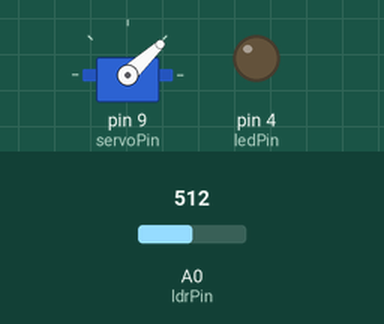
The sketch below on a simulated Arduino Uno, built with avr-gcc and run on an emulated ATmega328P. Shown: servo, output pins drawn as LEDs (lit = HIGH). Inputs (shaded band) come from the test bench; at power-on: A0 (ldrPin) = 512.

Above: at 0.1 s.
At 0.75 s:
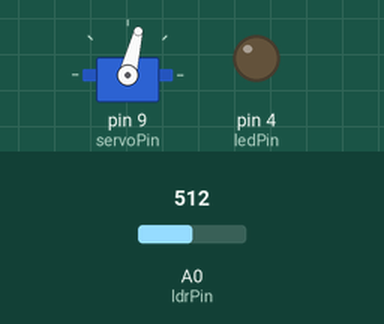
At 1.36 s:
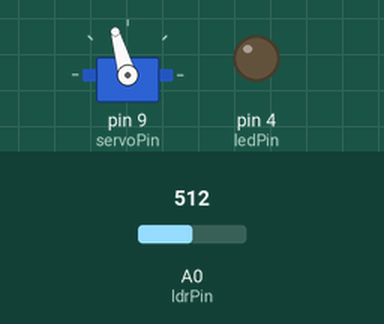
At 2.7 s:
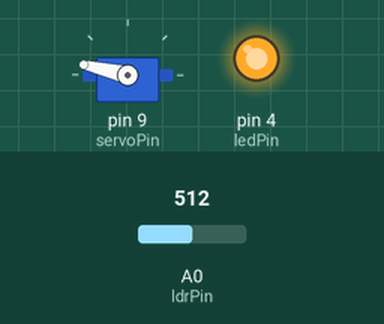
Timing chart, 0 to 4.2 s (numbered marks = the images above):
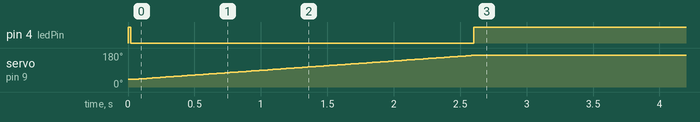

Measured:
- by itself, pin 4 (ledPin): HIGH → LOW at 0.02 s, → HIGH 2.6 s later
- by itself, servo on pin 9 (servoPin): moves from 40° to 167° over 2.5 s

The sketch:

Gremlin.ino
```cpp
//Use a servo to protect the LDR from light
#include <Servo.h>

int const ldrPin = A0;     //LDR Input Pin
int const servoPin = 9;   //Servo control pin
int const ledPin = 4;
int const blinkDelay = 50;
int const servoClose = 40;          //Minimum Servo Rotation
int const servoOpen = 168;        //Maximum Servo Rotation

Servo lidServo;          //Servo Object

int lightADC = 0;          //Holds raw ADC value from LDR
int lightMax = 35;
int lightMin = 15;
//int servoPosition = 0;     //Servo Rotational Position (degrees)

void setup()
{

  lidServo.attach(servoPin);
  lidServo.write(servoClose);
  pinMode(ldrPin, INPUT);
  pinMode(ledPin, OUTPUT);
  eyesOn();
  delay(20);
  lightMin = getLight() + 10;   //Set Minimum
  eyesOff();
}

void loop()
{
  if (getLight() > lightMax) {
    eyesOff();
    lidServo.write(servoClose);
    delay(5000);
  }
  if (getLight() < lightMin) {
    int servoPosition = lidServo.read();
    while (servoPosition < servoOpen && getLight() < lightMax)
    {
      lidServo.write(servoPosition++);
      delay(20);
    }
    eyesOn();
  }
}

int getLight()
{
  analogRead(ldrPin);
}

void eyesOn()
{
  digitalWrite(ledPin, HIGH);
}

void eyesOff()
{
  digitalWrite(ledPin, LOW);
}

void eyesBlink(int blinks)
{
  for (int i; i < blinks; i++) {
    eyesOff();
    delay(blinkDelay);
    eyesOn();
    delay(blinkDelay);
  }
}
```
